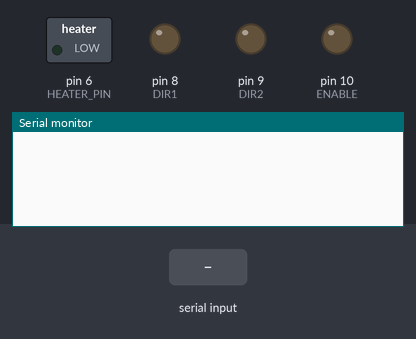
A sketch run on a simulated Arduino Uno, built with avr-gcc and run on an emulated ATmega328P. On the bench: switched loads named in the sketch (green lamp = pin HIGH), output pins drawn as LEDs (lit = HIGH), the last lines printed to the serial monitor. The inputs (shaded band) are chosen by the test bench.

Above: at 1.2 s.
1.3 s: "R90\n" received over Serial
At 2.5 s:
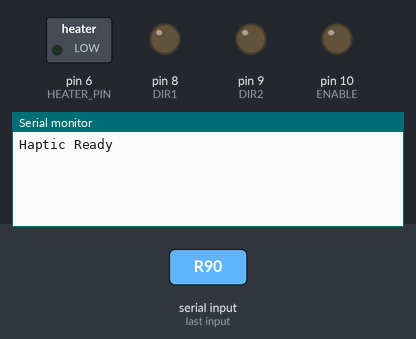
2.8 s: "H90\n" received over Serial
At 3.9 s:
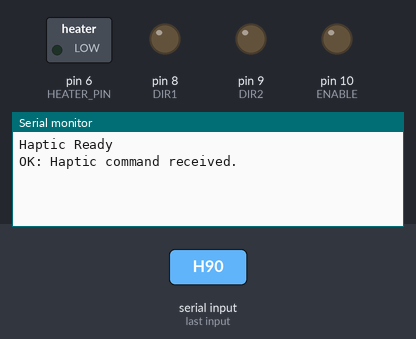

Measured:
- after the input at 1.3 s, the serial monitor: prints a new line at once (image 1)
- after the input at 2.8 s, the serial monitor: prints a new line at once (image 2)

The sketch:

sketch_aug12a.ino
```cpp
// ===================================================
//  PyQt GUI 연동용 햅틱 제어 코드 (PWM 주파수 수정)
// ===================================================

// --- 핀 설정 ---
const int ENABLE = 10;
const int DIR1 = 8;
const int DIR2 = 9;
const int HEATER_PIN = 6;

// --- 햅틱 상태 변수 ---
int force_mode = 0, magnitude = 0, vibration_mode = 0, frequency = 0, amplitude = 0;
bool is_heat_on = false;
unsigned long haptic_stop_time = 0;
unsigned long last_vib_switch_time = 0;
bool vib_is_on_state = false;

void setup() {
  Serial.begin(115200);
  pinMode(ENABLE, OUTPUT);
  pinMode(DIR1, OUTPUT);
  pinMode(DIR2, OUTPUT);
  pinMode(HEATER_PIN, OUTPUT);

  // --- 수정된 부분 시작 ---
  // 9번, 10번 핀의 PWM 주파수를 약 31Hz로 변경합니다. (Timer1 Prescaler 변경)
  TCCR1B = TCCR1B & B11111000 | B00000101;
  // --- 수정된 부분 끝 ---

  stopAllHaptics();
}

void loop() {
  parseGUICommand();
  updateHaptics();
}

// ========================================================
//              메인 로직 함수들
// ========================================================

void parseGUICommand() {
  if (Serial.available() > 0) {
    String command = Serial.readStringUntil('\n');
    command.trim();
    if (command.length() == 0) return;
    char cmd_type = command.charAt(0);

    if (cmd_type == 'R') {
      Serial.println("Haptic Ready");
      return;
    }

    if (cmd_type == 'H') {
      int p[7];
      sscanf(command.c_str(), "H,%d,%d,%d,%d,%d,%d,%d", &p[0], &p[1], &p[2], &p[3], &p[4], &p[5], &p[6]);
      force_mode = p[0]; magnitude = p[1]; vibration_mode = p[2];
      frequency = p[3]; amplitude = p[4]; long duration = p[5];
      is_heat_on = (p[6] == 1);

      if (duration > 0) {
        haptic_stop_time = millis() + duration;
      } else {
        haptic_stop_time = 0;
        if (magnitude == 0 && amplitude == 0 && !is_heat_on) {
          stopAllHaptics();
        }
      }
      Serial.println("OK: Haptic command received.");
    }
  }
}

void updateHaptics() {
  if (haptic_stop_time > 0 && millis() >= haptic_stop_time) {
    stopAllHaptics();
    return;
  }

  digitalWrite(HEATER_PIN, is_heat_on);

  int final_direction_mode = 0;
  if (magnitude > 0) final_direction_mode = force_mode;
  else if (amplitude > 0) final_direction_mode = vibration_mode;

  if (final_direction_mode == 1) { digitalWrite(DIR1, HIGH); digitalWrite(DIR2, LOW); }
  else if (final_direction_mode == 2) { digitalWrite(DIR1, LOW); digitalWrite(DIR2, HIGH); }
  else { digitalWrite(DIR1, LOW); digitalWrite(DIR2, LOW); }

  int base_pwm = magnitude;
  int peak_pwm = map(amplitude, 0, 255, base_pwm, 255);

  if (frequency > 0 && amplitude > 0) {
    long switch_interval = 500000 / (long)frequency;
    if (micros() - last_vib_switch_time >= switch_interval) {
      vib_is_on_state = !vib_is_on_state;
      analogWrite(ENABLE, vib_is_on_state ? peak_pwm : base_pwm);
      last_vib_switch_time = micros();
    }
  } else {
    analogWrite(ENABLE, base_pwm);
  }
}

void stopAllHaptics() {
  force_mode = 0; magnitude = 0; vibration_mode = 0;
  frequency = 0; amplitude = 0; is_heat_on = false;
  haptic_stop_time = 0;
  digitalWrite(ENABLE, 0);
  digitalWrite(HEATER_PIN, LOW);
  digitalWrite(DIR1, LOW);
  digitalWrite(DIR2, LOW);
}
```
